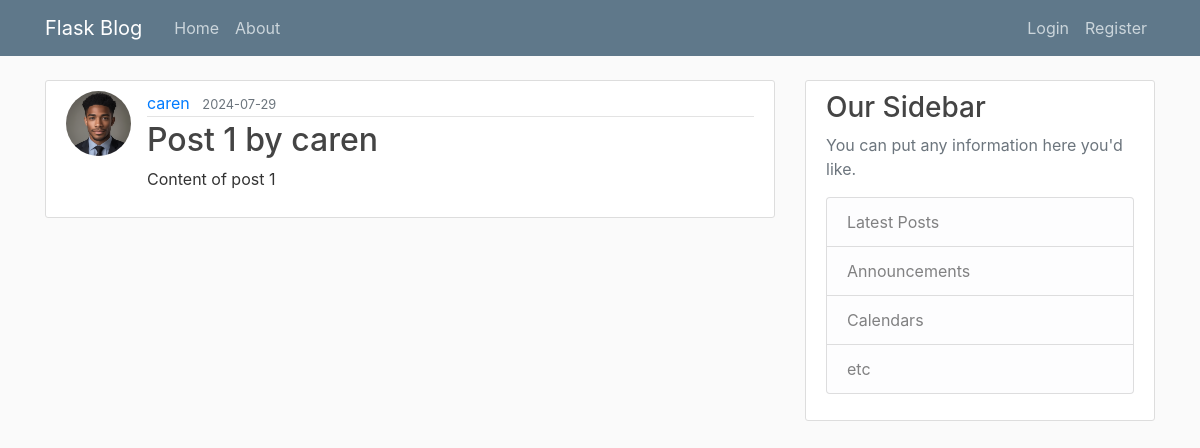
/post/1, run on an earlier commit of the app's database.
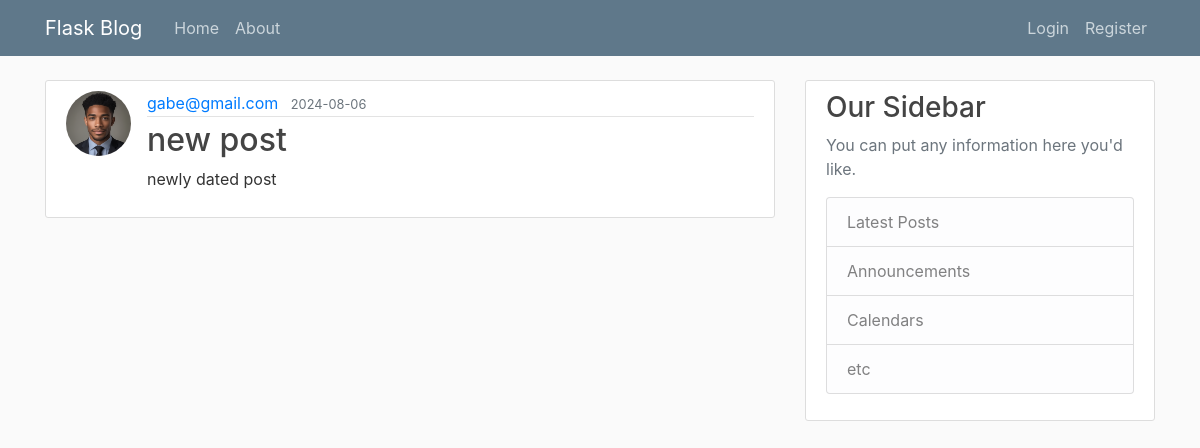
And on a later commit of the database.
### flaskblog/models.py (models this page shows, shortened)
class User(db.Model, UserMixin):
    id = db.Column(db.Integer, primary_key=True)
    username = db.Column(db.String(20), unique=True, nullable=False)
    email = db.Column(db.String(120), unique=True, nullable=False)
    image_file = db.Column(db.String(20), nullable=False, default='default.jpg')
    password = db.Column(db.String(60), nullable=False)
    posts = db.relationship('Post', backref='author', lazy=True)

class Post(db.Model):
    id = db.Column(db.Integer, primary_key=True)
    title = db.Column(db.String(100), nullable=False)
    date_posted = db.Column(db.DateTime, nullable=False, default=datetime.utcnow)
    content = db.Column(db.Text, nullable=False)
    user_id = db.Column(db.Integer, db.ForeignKey('user.id'), nullable=False)

### flaskblog/routes.py (the view)
@app.route("/post/<int:post_id>")
def post(post_id):
    post = Post.query.get_or_404(post_id)
    return render_template('post.html', title=post.title, post=post)

### flaskblog/templates/post.html (shortened to what this page needs)
{% extends "layout.html" %}
{% block content %}
  <article class="media content-section">
    <img class="rounded-circle article-img" src="{{ url_for('static', filename='profile_pics/' + post.author.image_file) }}">
    <div class="media-body">
      <div class="article-metadata">
        <a class="mr-2" href="#">{{ post.author.username }}</a>
        <small class="text-muted">{{ post.date_posted.strftime('%Y-%m-%d') }}</small>
      </div>
      <h2 class="article-title">{{ post.title }}</h2>
      <p class="article-content">{{ post.content }}</p>
    </div>
  </article>
{% endblock content %}

What changed in the data, as far as the page shows it:
changed User: author.username "caren" → "gabe@gmail.com"
changed Post: date_posted "2024-07-29" → "2024-08-06"; title "Post 1 by caren" → "new post"; content "Content of post 1" → "newly dated post"
